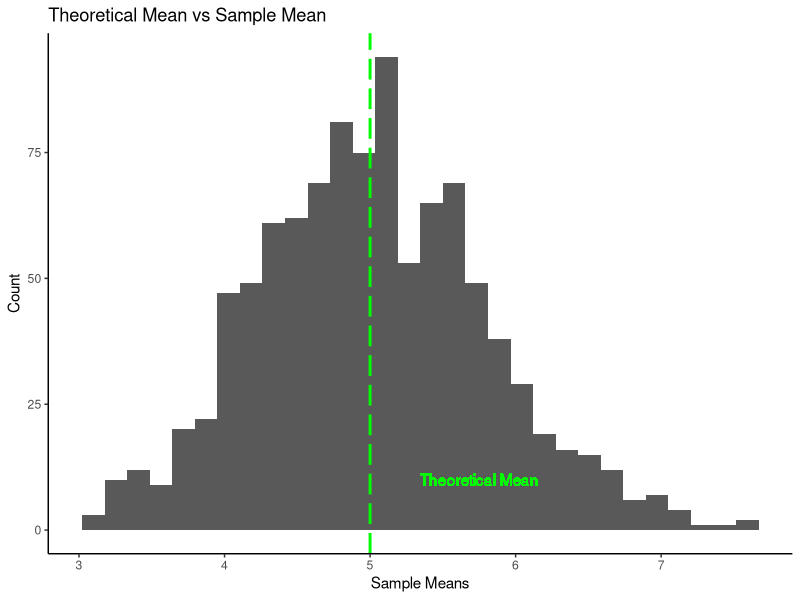
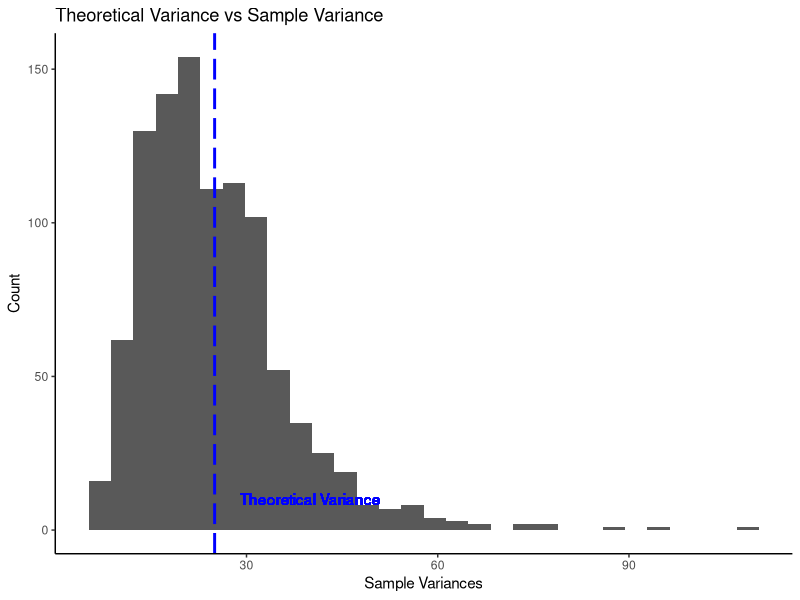
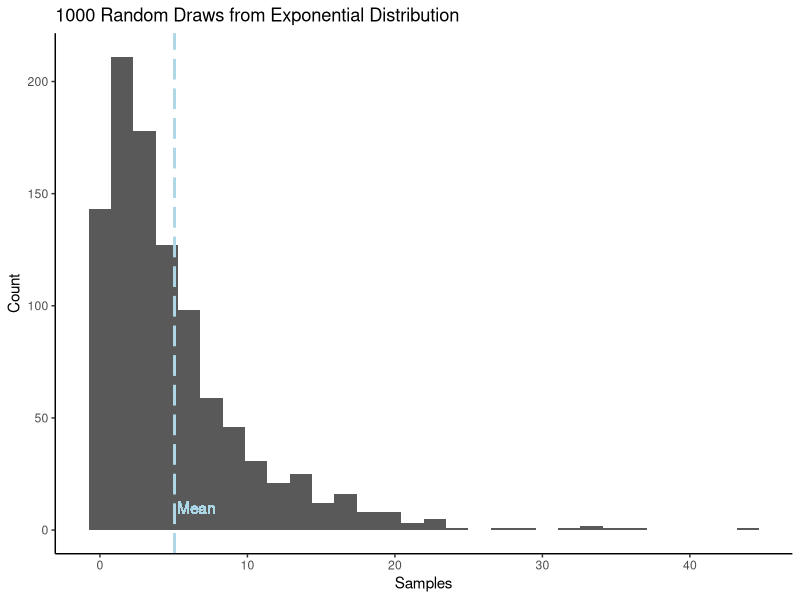
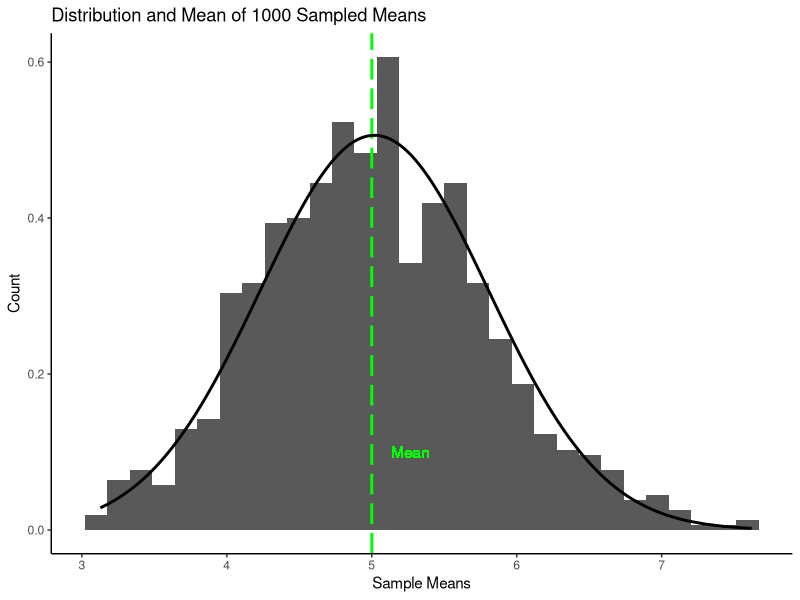

These charts were generated, in order, by the following R code:
## ---- chunk 1
    lambda<-0.2
    mns<-NULL
    vars<-NULL
    for (i in 1:1000) {
            mns=c(mns,mean(rexp(40,lambda)))
            vars=c(vars,var(rexp(40,lambda)))
    }
    sims<-data.frame(mns,vars)
## ---- chunk 2
    library(ggplot2)
    ggplot(data=sims, aes(mns))+
            geom_histogram()+
            labs(title="Theoretical Mean vs Sample Mean",
                 x="Sample Means",
                 y="Count")+
            geom_vline(xintercept=1/lambda, colour="green",linetype="longdash", size=1)+
            geom_text(aes(x=1/lambda*1.15,y=10,label="Theoretical Mean"),color="green")+
            theme_classic()
## ---- chunk 3
    mean(sims$mns)
## ---- chunk 4
    library(ggplot2)
    ggplot(data=sims, aes(vars))+
            geom_histogram()+
            labs(title="Theoretical Variance vs Sample Variance",
                 x="Sample Variances",
                 y="Count")+
            geom_vline(xintercept=(1/lambda)^2, colour="blue",linetype="longdash", size=1)+
            geom_text(aes(x=(1/lambda)^2*1.6,y=10,label="Theoretical Variance"),color="blue")+
            theme_classic()
## ---- chunk 5
    mean(sims$vars)
## ---- chunk 6
    draws<-rexp(1000,0.2)
    draws<-data.frame(draws)
    drawmean<-mean(draws$draws)
    library(ggplot2)
    ggplot(data=draws, aes(draws))+
            geom_histogram()+
            labs(title="1000 Random Draws from Exponential Distribution",
                 x="Samples",
                 y="Count")+
            geom_vline(xintercept=mean(drawmean), colour="lightblue",linetype="longdash", size=1)+
            geom_text(aes(x=drawmean+1.5,y=10,label="Mean"),color="lightblue")+
            theme_classic()
## ---- chunk 7
    library(ggplot2)
    ggplot(data=sims, aes(mns))+
            geom_histogram(aes(y=..density..))+
            labs(title="Distribution and Mean of 1000 Sampled Means",
                 x="Sample Means",
                 y="Count")+
            geom_vline(xintercept=1/lambda, colour="green",linetype="longdash", size=1)+
            geom_text(aes(x=mean(sims$mns)+.25,y=0.1,label="Mean"),color="green")+
            geom_line(aes(y=dnorm(x=sims$mns,mean=mean(sims$mns),sd=sd(sims$mns))),
                      color="black",
                      size=1)+
            theme_classic()
